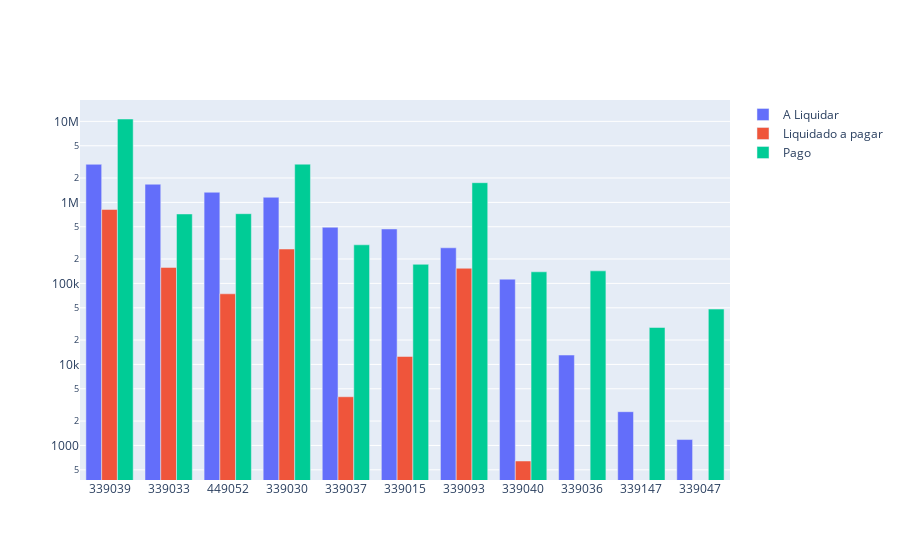

The cell this chart's notebook holds for it:
### Code cell
# Saldo a liquidar por ND
cols = ['ND', 'A_LIQUIDAR', 'LIQUIDADO_A_PAGAR', 'PAGO']

df_aux = df.loc[:, cols].groupby('ND').sum().sort_values(by= 'A_LIQUIDAR', ascending=False).reset_index()
df_aux = df_aux[df_aux['A_LIQUIDAR'] > 0]
# Criando o gráfico
fig = go.Figure()

# Adicionando as colunas y1, y2 e y3 no eixo y
fig.add_trace(go.Bar(x=df_aux['ND'], y=df_aux['A_LIQUIDAR'], name='A Liquidar'))
fig.add_trace(go.Bar(x=df_aux['ND'], y=df_aux['LIQUIDADO_A_PAGAR'], name='Liquidado a pagar'))
fig.add_trace(go.Bar(x=df_aux['ND'], y=df_aux['PAGO'], name='Pago'))

fig.update_traces(textposition = 'outside', cliponaxis = False, hovertemplate=None)
fig.update_layout(hovermode="x unified")
fig.update_yaxes(type="log")

fig.show()

### Figure 1 — Plotly figure (JSON) as saved in the notebook; plotly's stock layout.template omitted (floating-point values rounded to 4 significant figures)
{"data": [{"cliponaxis": false, "name": "A Liquidar", "textposition": "outside", "type": "bar", "x": ["339039", "339033", "449052", "339030", "339037", "339015", "339093", "339040", "339036", "339147", "339047"], "y": [2951000.0, 1675000.0, 1334000.0, 1156000.0, 493700.0, 469600.0, 275100.0, 112800.0, 13050.0, 2609.0, 1182.0]}, {"cliponaxis": false, "name": "Liquidado a pagar", "textposition": "outside", "type": "bar", "x": ["339039", "339033", "449052", "339030", "339037", "339015", "339093", "339040", "339036", "339147", "339047"], "y": [818100.0, 157500.0, 74400.0, 265700.0, 3989.0, 12530.0, 153800.0, 642.6, 0, 0, 0]}, {"cliponaxis": false, "name": "Pago", "textposition": "outside", "type": "bar", "x": ["339039", "339033", "449052", "339030", "339037", "339015", "339093", "339040", "339036", "339147", "339047"], "y": [10690000.0, 719600.0, 725000.0, 2963000.0, 299500.0, 172100.0, 1749000.0, 139000.0, 142800.0, 28560.0, 48180.0]}], "layout": {"hovermode": "x unified", "yaxis": {"type": "log"}}}
